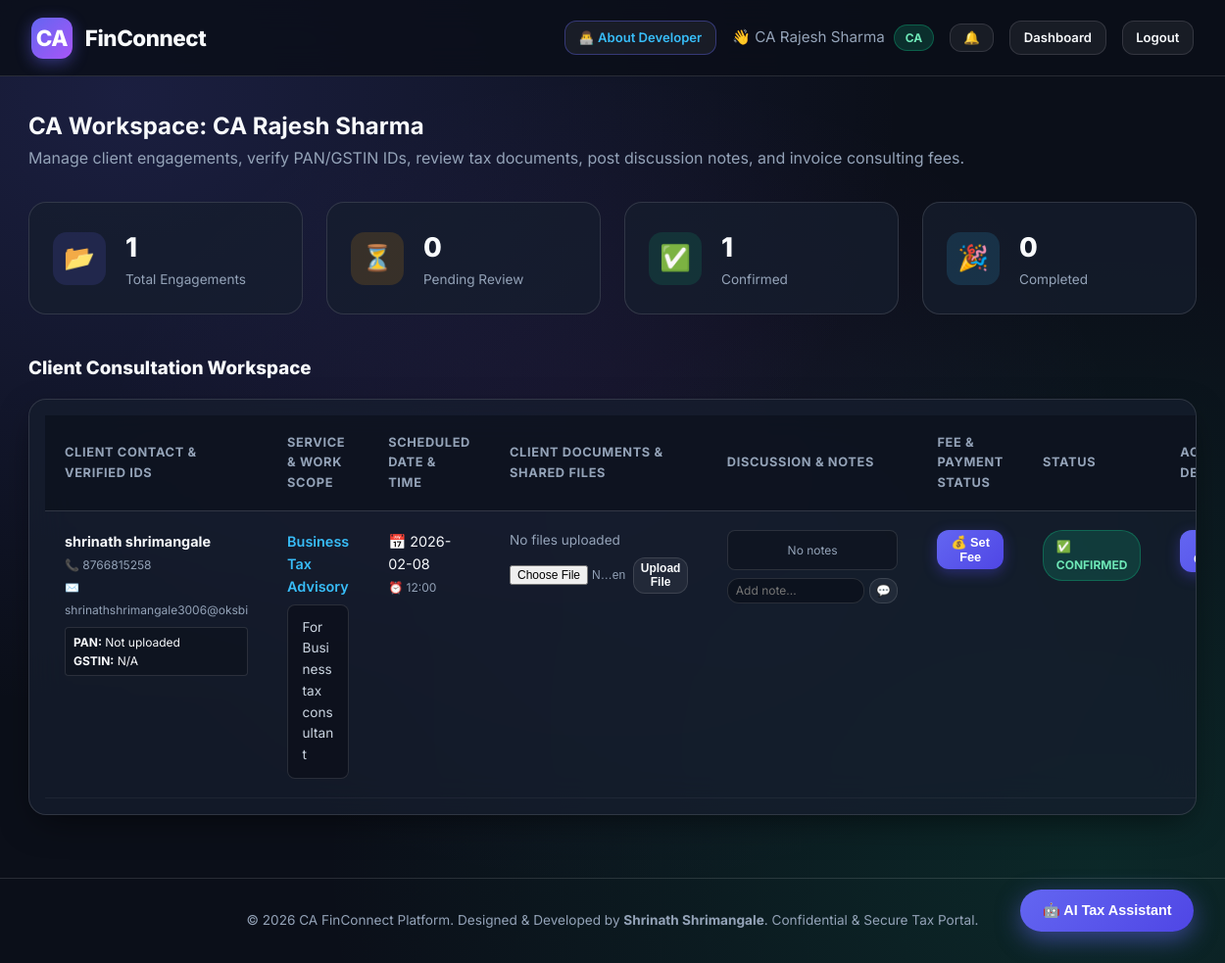
The app's page /dashboard (signed in) with its own data.
### tables this page shows
CREATE TABLE appointments (
    id INTEGER PRIMARY KEY AUTOINCREMENT,
    customer_id INTEGER NOT NULL,
    ca_id INTEGER NOT NULL,
    service_type TEXT NOT NULL,
    work_details TEXT NOT NULL,
    appointment_date TEXT NOT NULL,
    appointment_time TEXT NOT NULL,
    status TEXT NOT NULL DEFAULT 'Pending' CHECK(status IN ('Pending', 'Confirmed', 'Rejected', 'Completed')),
    created_at TIMESTAMP DEFAULT CURRENT_TIMESTAMP, fee_amount REAL DEFAULT 0.0, payment_status TEXT DEFAULT 'Unpaid',
    FOREIGN KEY (customer_id) REFERENCES users (id) ON DELETE CASCADE,
    FOREIGN KEY (ca_id) REFERENCES users (id) ON DELETE CASCADE
);

CREATE TABLE users (
    id INTEGER PRIMARY KEY AUTOINCREMENT,
    name TEXT NOT NULL,
    email TEXT UNIQUE NOT NULL,
    password_hash TEXT NOT NULL,
    role TEXT NOT NULL CHECK(role IN ('customer', 'ca')),
    phone TEXT,
    specialization TEXT, -- Only for CA
    created_at TIMESTAMP DEFAULT CURRENT_TIMESTAMP
, pan_number TEXT, gstin_number TEXT);

### app.py (the view)
@app.route('/dashboard')
def dashboard():
    if 'user_id' not in session:
        return redirect(url_for('login'))
    conn = get_db_connection()
    cursor = conn.cursor()
    if session['user_role'] == 'customer':
        cursor.execute("SELECT id, name, email, phone, specialization FROM users WHERE role = 'ca'")
        cas = cursor.fetchall()
        cursor.execute("""
            SELECT a.*, u.name as ca_name, u.email as ca_email
            FROM appointments a
            JOIN users u ON a.ca_id = u.id
            WHERE a.customer_id = ?
            ORDER BY a.created_at DESC
        """, (session['user_id'],))
        appointments = [dict(row) for row in cursor.fetchall()]
        for appt in appointments:
            cursor.execute("SELECT * FROM appointment_documents WHERE appointment_id = ?", (appt['id'],))
            appt['documents'] = cursor.fetchall()
            cursor.execute("SELECT * FROM appointment_notes WHERE appointment_id = ? ORDER BY created_at ASC", (appt['id'],))
            appt['notes'] = cursor.fetchall()
        conn.close()
        return render_template('customer_dashboard.html', cas=cas, appointments=appointments)
    elif session['user_role'] == 'ca':
        cursor.execute("""
            SELECT a.*, u.name as customer_name, u.email as customer_email, u.phone as customer_phone, u.pan_number as customer_pan, u.gstin_number as customer_gstin
            FROM appointments a
            JOIN users u ON a.customer_id = u.id
            WHERE a.ca_id = ?
            ORDER BY a.created_at DESC
        """, (session['user_id'],))
        appointments = [dict(row) for row in cursor.fetchall()]
        for appt in appointments:
            cursor.execute("SELECT * FROM appointment_documents WHERE appointment_id = ?", (appt['id'],))
            appt['documents'] = cursor.fetchall()
            cursor.execute("SELECT * FROM appointment_notes WHERE appointment_id = ? ORDER BY created_at ASC", (appt['id'],))
            appt['notes'] = cursor.fetchall()
        conn.close()
        return render_template('ca_dashboard.html', appointments=appointments)
    conn.close()
    return redirect(url_for('login'))

### app.py (called while the page is built)
@app.context_processor
def inject_notifications():
    if 'user_id' in session:
        conn = get_db_connection()
        cursor = conn.cursor()
        cursor.execute("SELECT * FROM notifications WHERE user_id = ? ORDER BY created_at DESC LIMIT 5", (session['user_id'],))
        user_notifications = cursor.fetchall()
        cursor.execute("SELECT COUNT(*) FROM notifications WHERE user_id = ? AND is_read = 0", (session['user_id'],))
        unread_count = cursor.fetchone()[0]
        cursor.execute("SELECT pan_number, gstin_number FROM users WHERE id = ?", (session['user_id'],))
        current_user_info = cursor.fetchone()
        conn.close()
        return dict(user_notifications=user_notifications, unread_count=unread_count, current_user_info=current_user_info)
    return dict(user_notifications=[], unread_count=0, current_user_info=None)

### database.py (called while the page is built)
def get_db_connection():
    conn = sqlite3.connect(DB_PATH)
    conn.row_factory = sqlite3.Row
    return conn

### templates/ca_dashboard.html (shortened to what this page needs)
{% extends "base.html" %}
{% block content %}
<div class="dashboard-header">
    <div>
        <h2>CA Workspace: {{ session.user_name }}</h2>
        <p style="color: var(--text-secondary);">Manage client engagements, verify PAN/GSTIN IDs, review tax documents, post discussion notes, and invoice consulting fees.</p>
    </div>
</div>
<div class="stats-grid">
    <div class="stat-card">
        <div class="stat-icon total">📂</div>
        <div class="stat-info">
            <h3>{{ appointments|length }}</h3>
            <p>Total Engagements</p>
        </div>
    </div>
    <div class="stat-card">
        <div class="stat-icon pending">⏳</div>
        <div class="stat-info">
            <h3>{{ appointments | selectattr('status', 'equalto', 'Pending') | list | length }}</h3>
            <p>Pending Review</p>
        </div>
    </div>
    <div class="stat-card">
        <div class="stat-icon confirmed">✅</div>
        <div class="stat-info">
            <h3>{{ appointments | selectattr('status', 'equalto', 'Confirmed') | list | length }}</h3>
            <p>Confirmed</p>
        </div>
    </div>
    <div class="stat-card">
        <div class="stat-icon completed">🎉</div>
        <div class="stat-info">
            <h3>{{ appointments | selectattr('status', 'equalto', 'Completed') | list | length }}</h3>
            <p>Completed</p>
        </div>
    </div>
</div>
<h3 style="margin-bottom: 1rem; font-weight: 800;">Client Consultation Workspace</h3>
<div class="glass-card table-responsive" style="padding: 1rem;">
    <table class="data-table">
        <thead>
            <tr>
                <th>Client Contact & Verified IDs</th>
                <th>Service & Work Scope</th>
                <th>Scheduled Date & Time</th>
                <th>Client Documents & Shared Files</th>
                <th>Discussion & Notes</th>
                <th>Fee & Payment Status</th>
                <th>Status</th>
                <th>Action / Decision</th>
            </tr>
        </thead>
        <tbody>
            {% for appt in appointments %}
            <tr>
                <td>
                    <strong>{{ appt.customer_name }}</strong><br>
                    <small style="color: var(--text-secondary);">📞 {{ appt.customer_phone or 'N/A' }}</small><br>
                    <small style="color: var(--text-secondary);">✉️ {{ appt.customer_email }}</small>
                    <div style="margin-top: 0.4rem; font-size: 0.75rem; background: rgba(11, 15, 25, 0.5); padding: 0.3rem 0.5rem; border-radius: 4px; border: 1px solid var(--border-color);">
                        <div><strong>PAN:</strong> {{ appt.customer_pan or 'Not uploaded' }}</div>
                        <div><strong>GSTIN:</strong> {{ appt.customer_gstin or 'N/A' }}</div>
                    </div>
                </td>
                <td>
                    <span style="color: var(--accent-blue); font-weight: 600;">{{ appt.service_type }}</span>
                    <div class="work-details-box" style="max-width: 220px; margin-top: 0.4rem;">{{ appt.work_details }}</div>
                </td>
                <td>
                    📅 {{ appt.appointment_date }}<br>
                    <small style="color: var(--text-secondary);">⏰ {{ appt.appointment_time }}</small>
                </td>
                <td>
                    <div style="font-size: 0.85rem; margin-bottom: 0.4rem;">
                        {% for doc in appt.documents %}
                            <div style="margin-bottom: 0.4rem; background: rgba(11, 15, 25, 0.4); padding: 0.4rem; border-radius: 6px; border: 1px solid var(--border-color);">
                                📎 <a href="{{ url_for('download_document', doc_id=doc.id) }}" style="color: var(--accent-blue); text-decoration: underline;">{{ doc.filename }}</a>
                                {% if doc.is_approved %}
                                    <div style="color: var(--accent-emerald); font-size: 0.72rem; font-weight: 700; margin-top: 0.2rem;">✍️ Client Signed & Approved</div>
                                {% endif %}
                            </div>
                        {% else %}
                            <span style="color: var(--text-secondary);">No files uploaded</span>
                        {% endfor %}
                    </div>
                    <form action="{{ url_for('upload_document', appointment_id=appt.id) }}" method="POST" enctype="multipart/form-data" style="display: flex; gap: 0.4rem; align-items: center; margin-top: 0.4rem;">
                        <input type="file" name="document" style="font-size: 0.75rem; width: 120px; color: var(--text-secondary);" required>
                        <button type="submit" class="btn btn-secondary btn-sm" style="padding: 0.2rem 0.4rem; font-size: 0.75rem;">Upload File</button>
                    </form>
                </td>
                <td>
                    <div class="notes-box" style="max-width: 200px;">
                        {% for n in appt.notes %}
                            <div class="note-bubble"><strong>{{ n.sender_name }}:</strong> {{ n.note }}</div>
                        {% else %}
                            <div style="color: var(--text-secondary); font-size: 0.75rem; text-align: center;">No notes</div>
                        {% endfor %}
                    </div>
                    <div style="display: flex; gap: 0.3rem;">
                        <input type="text" id="noteInput_{{ appt.id }}" class="form-control" placeholder="Add note..." style="font-size: 0.75rem; padding: 0.3rem 0.5rem; width: 140px;">
                        <button onclick="sendAppointmentNote({{ appt.id }})" class="btn btn-secondary btn-sm" style="padding: 0.2rem 0.4rem; font-size: 0.75rem;">💬</button>
                    </div>
                </td>
                <td>
                    {% if appt.fee_amount > 0 %}
                        <div style="font-weight: 700; font-size: 0.95rem;">₹{{ "%.2f"|format(appt.fee_amount) }}</div>
                        {% if appt.payment_status == 'Paid' %}
                            <span class="status-badge status-confirmed" style="font-size: 0.7rem; padding: 0.15rem 0.5rem;">💰 Paid</span>
                            <br><button onclick="viewReceipt({{ appt.id }}, '{{ session.user_name }}', '{{ appt.customer_name }}', '{{ appt.service_type }}', {{ appt.fee_amount }})" class="btn btn-secondary btn-sm" style="margin-top: 0.3rem; padding: 0.2rem 0.4rem; font-size: 0.75rem;">📄 Receipt</button>
                        {% else %}
                            <span class="status-badge status-pending" style="font-size: 0.7rem; padding: 0.15rem 0.5rem;">⏳ Unpaid</span>
                            <br><button onclick="setAppointmentFee({{ appt.id }})" class="btn btn-secondary btn-sm" style="margin-top: 0.3rem; padding: 0.2rem 0.4rem; font-size: 0.75rem;">Edit Fee</button>
                        {% endif %}
                    {% else %}
                        <button onclick="setAppointmentFee({{ appt.id }})" class="btn btn-primary btn-sm" style="padding: 0.3rem 0.6rem; font-size: 0.8rem;">
                            💰 Set Fee
                        </button>
                    {% endif %}
                </td>
                <td>
                    {% if appt.status == 'Pending' %}
                        <span class="status-badge status-pending">⏳ Pending</span>
                    {% elif appt.status == 'Confirmed' %}
                        <span class="status-badge status-confirmed">✅ Confirmed</span>
                    {% elif appt.status == 'Completed' %}
                        <span class="status-badge status-completed">🎉 Completed</span>
                    {% else %}
                        <span class="status-badge status-rejected">❌ Rejected</span>
                    {% endif %}
                </td>
                <td>
                    <div style="display: flex; gap: 0.4rem; flex-wrap: wrap;">
                        {% if appt.status == 'Pending' %}
                            <button onclick="updateAppointmentStatus({{ appt.id }}, 'Confirmed')" class="btn btn-success btn-sm">
                                ✅ Confirm
                            </button>
                            <button onclick="updateAppointmentStatus({{ appt.id }}, 'Rejected')" class="btn btn-danger btn-sm">
                                ❌ Reject
                            </button>
                        {% elif appt.status == 'Confirmed' %}
                            <button onclick="updateAppointmentStatus({{ appt.id }}, 'Completed')" class="btn btn-primary btn-sm">
                            </button>
                        {% else %}
                            <span style="color: var(--text-secondary); font-size: 0.85rem;">No actions</span>
                        {% endif %}
                    </div>
                </td>
            </tr>
            {% else %}
            <tr>
                <td colspan="8" style="text-align: center; color: var(--text-secondary); padding: 2rem;">
                    No client appointment requests found.
                </td>
            </tr>
            {% endfor %}
        </tbody>
    </table>
</div>
{% endblock %}

### records on screen
appointments: customer_name "shrinath shrimangale", phone "8766815258", customer_email "shrinathshrimangale3006@oksbi", customer_pan "Not uploaded", customer_gstin "N/A", service_type "Business Tax Advisory", work_details "For Business tax consultant", appointment_date "2026-02-08", appointment_time "12:00", status "✅ CONFIRMED"

### other values on screen
{{ session.user_name }} "CA Rajesh Sharma"
{{ session.user_role }} "CA"
{{ appointments|length }} "1"
